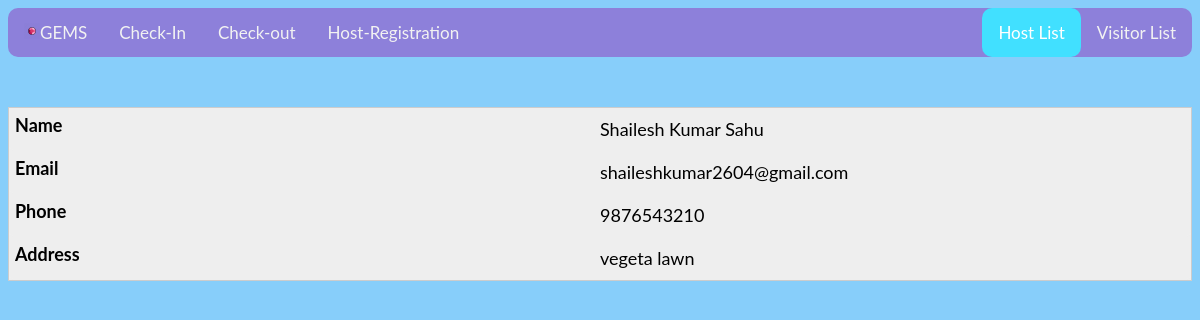
Before: /allhosts with the older database file.
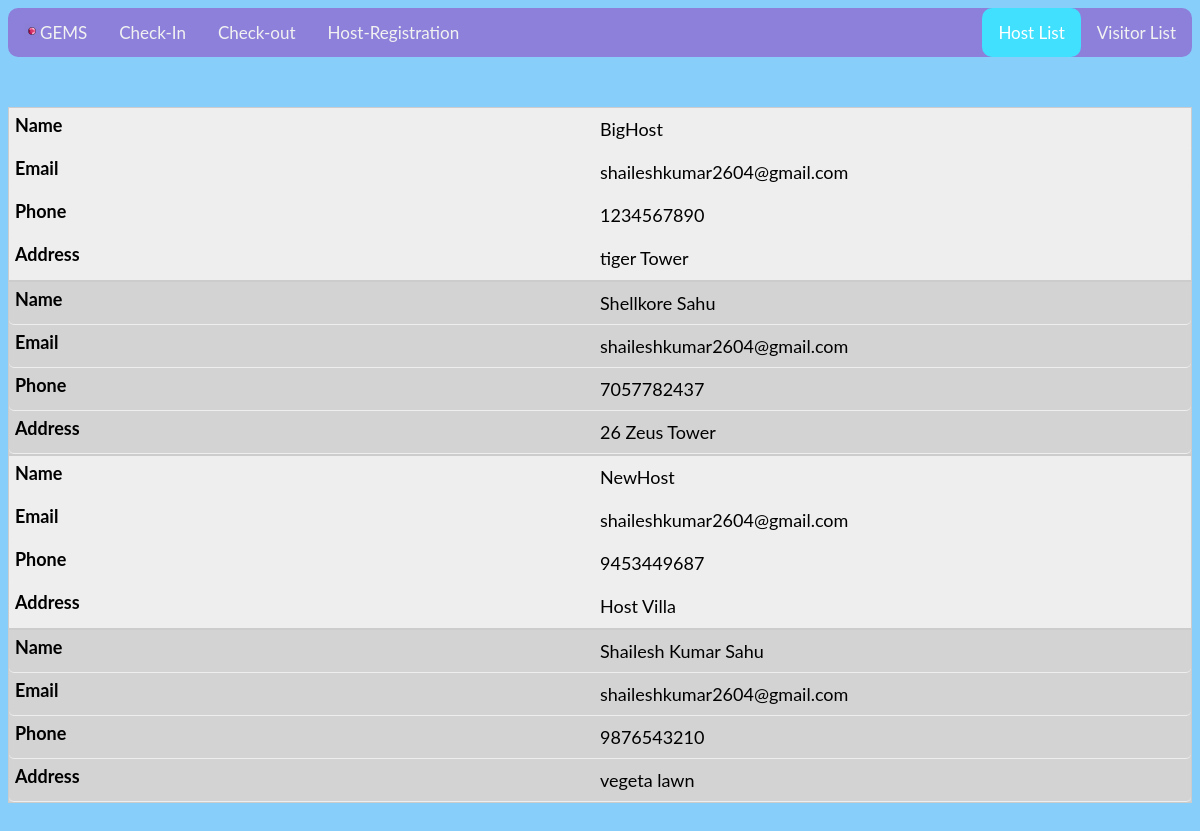
After: the same page with the newer database file.
### tables this page shows
CREATE TABLE host (name TEXT, email TEXT, phone INTEGER NOT NULL PRIMARY KEY,address TEXT);

### app.py (the view)
@app.route('/allhosts')
def allhosts():
   con = sql.connect("database.db")
   con.row_factory = sql.Row
   cur = con.cursor()
   cur.execute("select * from host")
   rows = cur.fetchall()
   cur.close()
   return render_template("viewH.html",rows = rows)

### templates/viewH.html (shortened to what this page needs)
<!doctype html>
<html>
<head>
    <link rel="stylesheet" type="text/css" href="{{ url_for('static',filename='styles/style.css') }}">
</head>
   <body>
<div class="topnav">
  <a href="/"><img src="static/gem.png" class="icon">GEMS</a>
  <a  href="{{ url_for('checkin') }}">Check-In</a>
  <a href="{{ url_for('checkout') }}">Check-out</a>
  <a href="{{ url_for('pin') }}">Host-Registration</a>
  <div class="topnav-right">
     <a class='active' href="{{ url_for('allhosts') }}">Host List</a>
     <a href="{{ url_for('visitors') }}">Visitor List</a>
   </div>
</div>
      <table>
         <tbody>
         {% for row in rows %}
            <tr>
               <td data-column="Name">{{row["name"]}}</td>
               <td data-column="Email">{{row["email"]}}</td>
               <td data-column="Phone"> {{row["phone"]}}</td>
               <td data-column="Address">{{row["address"]}}</td>
            </tr>
         {% endfor %}
         </tbody>
      </table>
   </body>
</html>

Changed rows visible on the page:
added host: name "BigHost", email "shaileshkumar2604@gmail.com", phone "1234567890", address "tiger Tower"
added host: name "Shellkore Sahu", email "shaileshkumar2604@gmail.com", phone "7057782437", address "26 Zeus Tower"
added host: name "NewHost", email "shaileshkumar2604@gmail.com", phone "9453449687", address "Host Villa"
